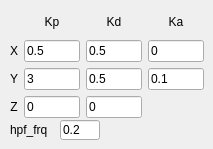
        <widget class="QWidget" name="tab_24">
         <attribute name="title">
          <string>Stepping</string>
         </attribute>
         <widget class="QWidget" name="gridLayoutWidget_6">
          <property name="geometry">
           <rect>
            <x>10</x>
            <y>10</y>
            <width>194</width>
            <height>108</height>
           </rect>
          </property>
          <layout class="QGridLayout" name="gridLayout_6">
           <item row="3" column="1">
            <widget class="QLineEdit" name="LE_TROTTEST_kp_z">
             <property name="text">
              <string>0</string>
             </property>
            </widget>
           </item>
           <item row="0" column="1">
            <widget class="QLabel" name="label_109">
             <property name="font">
              <font>
               <pointsize>9</pointsize>
              </font>
             </property>
             <property name="text">
              <string>Kp</string>
             </property>
             <property name="alignment">
              <set>Qt::AlignCenter</set>
             </property>
            </widget>
           </item>
           <item row="2" column="2">
            <widget class="QLineEdit" name="LE_TROTTEST_kd_y">
             <property name="text">
              <string>0.5</string>
             </property>
            </widget>
           </item>
           <item row="1" column="2">
            <widget class="QLineEdit" name="LE_TROTTEST_kd_x">
             <property name="text">
              <string>0.5</string>
             </property>
            </widget>
           </item>
           <item row="0" column="2">
            <widget class="QLabel" name="label_110">
             <property name="font">
              <font>
               <pointsize>9</pointsize>
              </font>
             </property>
             <property name="text">
              <string>Kd</string>
             </property>
             <property name="alignment">
              <set>Qt::AlignCenter</set>
             </property>
            </widget>
           </item>
           <item row="2" column="0">
            <widget class="QLabel" name="label_99">
             <property name="font">
              <font>
               <pointsize>9</pointsize>
              </font>
             </property>
             <property name="text">
              <string>Y</string>
             </property>
             <property name="alignment">
              <set>Qt::AlignCenter</set>
             </property>
            </widget>
           </item>
           <item row="1" column="1">
            <widget class="QLineEdit" name="LE_TROTTEST_kp_x">
             <property name="text">
              <string>0.5</string>
             </property>
            </widget>
           </item>
           <item row="3" column="0">
            <widget class="QLabel" name="label_100">
             <property name="font">
              <font>
               <pointsize>9</pointsize>
              </font>
             </property>
             <property name="text">
              <string>Z</string>
             </property>
             <property name="alignment">
              <set>Qt::AlignCenter</set>
             </property>
            </widget>
           </item>
           <item row="1" column="0">
            <widget class="QLabel" name="label_55">
             <property name="font">
              <font>
               <pointsize>9</pointsize>
              </font>
             </property>
             <property name="text">
              <string>X</string>
             </property>
             <property name="alignment">
              <set>Qt::AlignCenter</set>
             </property>
            </widget>
           </item>
           <item row="3" column="2">
            <widget class="QLineEdit" name="LE_TROTTEST_kd_z">
             <property name="text">
              <string>0</string>
             </property>
            </widget>
           </item>
           <item row="2" column="1">
            <widget class="QLineEdit" name="LE_TROTTEST_kp_y">
             <property name="text">
              <string>3</string>
             </property>
            </widget>
           </item>
           <item row="1" column="3">
            <widget class="QLineEdit" name="LE_TROTTEST_ka_x">
             <property name="text">
              <string>0</string>
             </property>
            </widget>
           </item>
           <item row="0" column="3">
            <widget class="QLabel" name="label_136">
             <property name="font">
              <font>
               <pointsize>9</pointsize>
              </font>
             </property>
             <property name="text">
              <string>Ka</string>
             </property>
             <property name="alignment">
              <set>Qt::AlignCenter</set>
             </property>
            </widget>
           </item>
           <item row="2" column="3">
            <widget class="QLineEdit" name="LE_TROTTEST_ka_y">
             <property name="text">
              <string>0.1</string>
             </property>
            </widget>
           </item>
          </layout>
         </widget>
         <widget class="QLineEdit" name="LE_TROTTEST_hpf_frq">
          <property name="geometry">
           <rect>
            <x>60</x>
            <y>120</y>
            <width>40</width>
            <height>20</height>
           </rect>
          </property>
          <property name="text">
           <string>0.2</string>
          </property>
         </widget>
         <widget class="QLabel" name="label_50">
          <property name="geometry">
           <rect>
            <x>10</x>
            <y>120</y>
            <width>61</width>
            <height>20</height>
           </rect>
          </property>
          <property name="font">
           <font>
            <pointsize>9</pointsize>
           </font>
          </property>
          <property name="text">
           <string>hpf_frq</string>
          </property>
         </widget>
        </widget>
